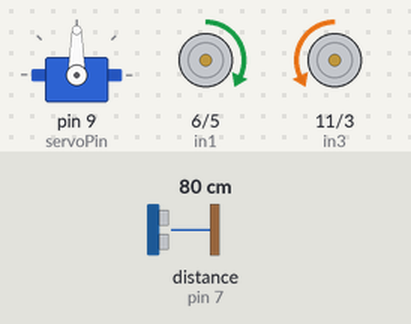
Bench run of a sketch on a simulated Arduino Uno, built with avr-gcc and run on an emulated ATmega328P. Parts: servo, motor-driver pin pairs drawn as motors (green arrow = first pin HIGH = forward, orange = second pin HIGH = backward, longer = more drive). Wiring (inferred from the names in the program): ultrasonic range finder: trigger pin 8; echo pin 7. The test bench sets the inputs (shaded band); at power-on: distance to the obstacle (sensor on pin 7) 80 cm. The echo pulse lasts 58.3 µs per cm.

Above: at 1.2 s.
1.3 s: distance to the obstacle (sensor on pin 7) set to 18 cm
2.8 s: distance to the obstacle (sensor on pin 7) set to 13 cm
At 4.6 s:
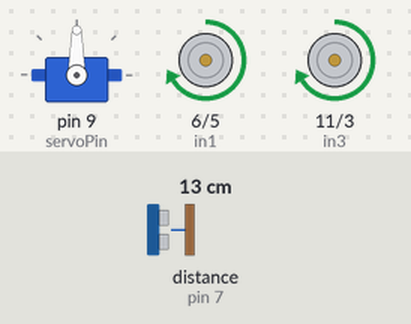
5.8 s: distance to the obstacle (sensor on pin 7) set to 35 cm
At 7.05 s:
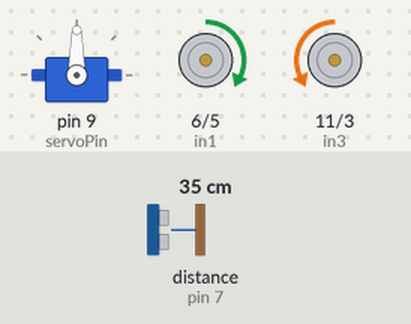
7.3 s: distance to the obstacle (sensor on pin 7) set to 2 cm
At 7.7 s:
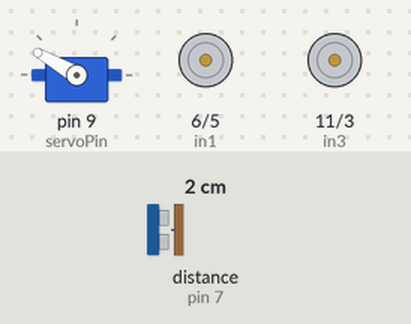
Timing chart, 0 to 11.3 s (numbered marks = the images above; inputs shaded):
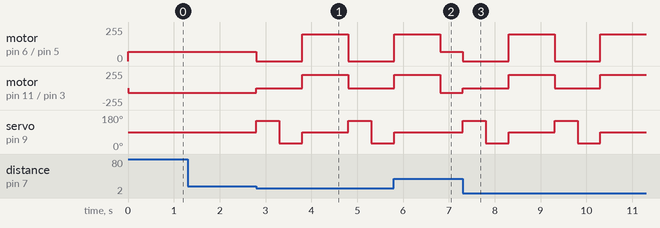

Measured:
- the behaviour switches between 16 and 15 cm on distance to the obstacle (sensor on pin 7) (found by bisection; images 0 and 1)
- after the input at 1.3 s, every drawn part: stays the same
- after the input at 2.8 s, motor on pin 6 (in1) / pin 5 (in2): forward 70/255 → stopped at once, → forward 200/255 1.0 s later, → stopped 1.0 s later; motor on pin 11 (in3) / pin 3 (in4): backward 70/255 → stopped at once, → forward 200/255 1.0 s later, → stopped 1.0 s later
- after the input at 5.8 s, servo on pin 9 (servoPin): goes on until 5.8 s, then stays 90°
- after the input at 7.3 s, motor on pin 6 (in1) / pin 5 (in2), motor on pin 11 (in3) / pin 3 (in4): alternates forward 200/255 for 1.0 s and stopped for 1.0 s, starting at once; servo on pin 9 (servoPin): 90° → 150° at once, → 30° 0.50 s later, → 90° 0.50 s later, → 150° 1.0 s later, … (6 changes in this stretch)

The sketch:

xe_tranh_vat_can.ino
```cpp
#include <Servo.h>
Servo myservo;
int SPEED = 70;
int servoPin = 9;
int trig = 8;
int echo = 7;
int in1 = 6;
int in2 = 5;
int in3 = 11 ;
int in4 = 3;


void setup ()
{
    myservo.attach(servoPin);
    pinMode(trig,OUTPUT);
    pinMode(echo,INPUT);
    pinMode(in1,OUTPUT);
    pinMode(in2,OUTPUT);
    pinMode(in3,OUTPUT);
    pinMode(in4,OUTPUT);
}
void loop ()
{

    int distance;
    int l;
    int r;
    tien();
    myservo.write(90);
    distance = read_distance();
    while (distance >=15){
      distance = read_distance();
    }
    if (distance < 15){
      dung();
      myservo.write(150);
      l = read_distance();
      delay(500);
      myservo.write(30);
      r = read_distance();
      delay(500);
      myservo.write(90);
      if (l>r){
        turn_left();

      }
      else {
        turn_right();
      }
    }
}
int read_distance (){
    unsigned long duration;
    int a;

    digitalWrite(trig,0);
    delayMicroseconds(2);
    digitalWrite(trig,1);
    delayMicroseconds(5);
    digitalWrite(trig,0);

    duration = pulseIn(echo,HIGH);
    a = int(duration/2/29.412);
    return(a);
}

void motor_1_Tien() {
  analogWrite(in1, SPEED);
  digitalWrite(in2, LOW);
}

void motor_1_Lui() {
  digitalWrite(in1, LOW);
  analogWrite(in2, SPEED);
}
void motor_2_Lui() {

  analogWrite(in3, SPEED);
  digitalWrite(in4, LOW);
}

void motor_2_Tien() {
  digitalWrite(in3, LOW);
  analogWrite(in4, SPEED);
}
void tien(){
  motor_1_Tien();
  motor_2_Tien();
}

void turn_left(){
  digitalWrite(in1, LOW);
  analogWrite(in2, 200);
  digitalWrite(in3, LOW);
  analogWrite(in4, 200);
  delay(1000);
}
void turn_right(){
  analogWrite(in1, 200);
  digitalWrite(in2, LOW);
  analogWrite(in3, 200);
  digitalWrite(in4, LOW);
  delay(1000);
}
void dung(){
  digitalWrite(in1,LOW);
  digitalWrite(in2,LOW);
  digitalWrite(in3,LOW);
  digitalWrite(in4,LOW);
}
```
